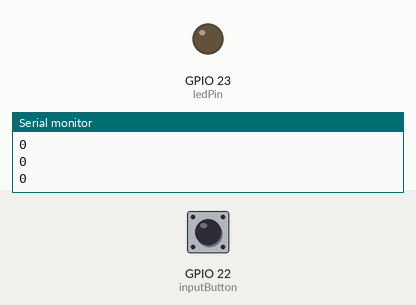
Recording of a sketch running on a simulated ESP32. On the bench: output pins drawn as LEDs (lit = HIGH), the last lines printed to the serial monitor. The test bench sets the inputs (shaded band); at power-on: GPIO 22 (inputButton) LOW.

Above: at 1.2 s.
1.3 s: GPIO 22 (inputButton) pulled HIGH for 0.15 s
At 1.4 s:
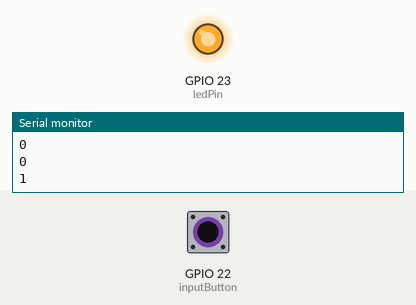
3.0 s: GPIO 22 (inputButton) pulled HIGH for 3.2 s
At 7.5 s:
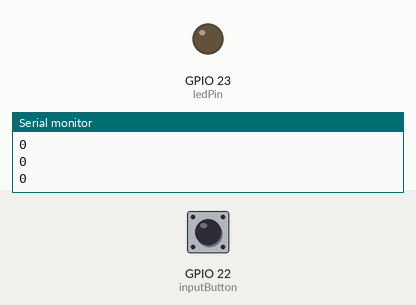
Timing chart, 0 to 9.0 s (numbered marks = the images above; inputs shaded):
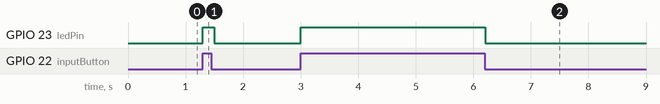

Measured:
- after the input at 1.3 s, GPIO 23 (ledPin): LOW → HIGH at once, → LOW 0.20 s later
- after the input at 3.0 s, GPIO 23 (ledPin): LOW → HIGH at once, → LOW 3.2 s later

The sketch:

custom_button_led.ino
```cpp
// custom_button_led.ino
// 功能：微動開關控制 LED，序列監控顯示按鈕狀態
// 腳位：LED = GPIO23，按鈕 = GPIO22
// 測試：按下按鈕 LED 亮，放開 LED 滅，序列監控顯示 1/0

const int ledPin = 23;
const int inputButton = 22;

void setup() {
  pinMode(ledPin, OUTPUT);
  pinMode(inputButton, INPUT);
  Serial.begin(9600);
}

void loop() {
  int val = digitalRead(inputButton);
  digitalWrite(ledPin, val ? HIGH : LOW);
  Serial.println(val);
  delay(100);
}
```
